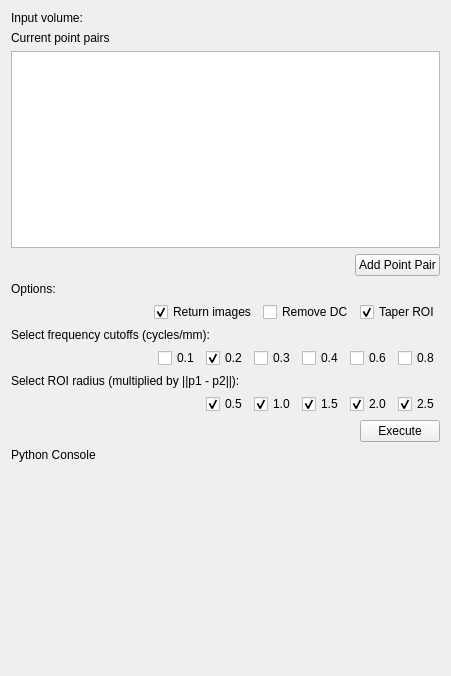
<?xml version="1.0" encoding="UTF-8"?>
<ui version="4.0">
 <class>AirwayEnergyFraction</class>
 <widget class="qMRMLWidget" name="AirwayEnergyFraction">
  <property name="geometry">
   <rect>
    <x>0</x>
    <y>0</y>
    <width>451</width>
    <height>676</height>
   </rect>
  </property>
  <layout class="QVBoxLayout" name="verticalLayout">
   <item>
    <layout class="QHBoxLayout" name="horizontalLayout">
     <item>
      <widget class="QLabel" name="label">
       <property name="text">
        <string>Input volume:</string>
       </property>
      </widget>
     </item>
     <item>
      <widget class="qMRMLNodeComboBox" name="inputSelector">
       <property name="toolTip">
        <string>Pick the input to the algorithm.</string>
       </property>
       <property name="nodeTypes">
        <stringlist notr="true">
         <string>vtkMRMLScalarVolumeNode</string>
        </stringlist>
       </property>
       <property name="showChildNodeTypes">
        <bool>false</bool>
       </property>
       <property name="addEnabled">
        <bool>false</bool>
       </property>
       <property name="removeEnabled">
        <bool>false</bool>
       </property>
       <property name="SlicerParameterName" stdset="0">
        <string>inputVolume</string>
       </property>
      </widget>
     </item>
    </layout>
   </item>
   <item>
    <widget class="QLabel" name="label_4">
     <property name="text">
      <string>Current point pairs</string>
     </property>
    </widget>
   </item>
   <item>
    <widget class="QTableWidget" name="pointsTable"/>
   </item>
   <item>
    <layout class="QVBoxLayout" name="verticalLayout_2">
     <item>
      <layout class="QHBoxLayout" name="horizontalLayout_3">
       <item>
        <spacer name="horizontalSpacer">
         <property name="orientation">
          <enum>Qt::Horizontal</enum>
         </property>
         <property name="sizeHint" stdset="0">
          <size>
           <width>40</width>
           <height>20</height>
          </size>
         </property>
        </spacer>
       </item>
       <item>
        <widget class="QPushButton" name="pointPairButton">
         <property name="text">
          <string>Add Point Pair</string>
         </property>
        </widget>
       </item>
      </layout>
     </item>
     <item>
      <widget class="QLabel" name="label_5">
       <property name="text">
        <string>Options:</string>
       </property>
      </widget>
     </item>
     <item>
      <layout class="QHBoxLayout" name="horizontalLayout_2">
       <item>
        <spacer name="horizontalSpacer_2">
         <property name="orientation">
          <enum>Qt::Horizontal</enum>
         </property>
         <property name="sizeHint" stdset="0">
          <size>
           <width>40</width>
           <height>20</height>
          </size>
         </property>
        </spacer>
       </item>
       <item>
        <widget class="QCheckBox" name="returnImagesCheckbox">
         <property name="text">
          <string>Return images</string>
         </property>
         <property name="checked">
          <bool>true</bool>
         </property>
        </widget>
       </item>
       <item>
        <widget class="QCheckBox" name="removeDcCheckbox">
         <property name="text">
          <string>Remove DC</string>
         </property>
         <property name="checked">
          <bool>false</bool>
         </property>
        </widget>
       </item>
       <item>
        <widget class="QCheckBox" name="taperRoiCheckbox">
         <property name="text">
          <string>Taper ROI</string>
         </property>
         <property name="checked">
          <bool>true</bool>
         </property>
        </widget>
       </item>
      </layout>
     </item>
     <item>
      <widget class="QLabel" name="label_3">
       <property name="text">
        <string>Select frequency cutoffs (cycles/mm):</string>
       </property>
      </widget>
     </item>
     <item>
      <layout class="QHBoxLayout" name="horizontalLayout_7">
       <item>
        <spacer name="horizontalSpacer_3">
         <property name="orientation">
          <enum>Qt::Horizontal</enum>
         </property>
         <property name="sizeHint" stdset="0">
          <size>
           <width>40</width>
           <height>20</height>
          </size>
         </property>
        </spacer>
       </item>
       <item>
        <widget class="QCheckBox" name="cutoff1Checkbox">
         <property name="text">
          <string>0.1</string>
         </property>
         <property name="checked">
          <bool>false</bool>
         </property>
        </widget>
       </item>
       <item>
        <widget class="QCheckBox" name="cutoff2Checkbox">
         <property name="text">
          <string>0.2</string>
         </property>
         <property name="checked">
          <bool>true</bool>
         </property>
        </widget>
       </item>
       <item>
        <widget class="QCheckBox" name="cutoff3Checkbox">
         <property name="text">
          <string>0.3</string>
         </property>
         <property name="checked">
          <bool>false</bool>
         </property>
        </widget>
       </item>
       <item>
        <widget class="QCheckBox" name="cutoff4Checkbox">
         <property name="text">
          <string>0.4</string>
         </property>
         <property name="checked">
          <bool>false</bool>
         </property>
        </widget>
       </item>
       <item>
        <widget class="QCheckBox" name="cutoff6Checkbox">
         <property name="text">
          <string>0.6</string>
         </property>
         <property name="checked">
          <bool>false</bool>
         </property>
        </widget>
       </item>
       <item>
        <widget class="QCheckBox" name="cutoff8Checkbox">
         <property name="text">
          <string>0.8</string>
         </property>
         <property name="checked">
          <bool>false</bool>
         </property>
        </widget>
       </item>
      </layout>
     </item>
     <item>
      <widget class="QLabel" name="label_6">
       <property name="text">
        <string>Select ROI radius (multiplied by ||p1 - p2||):</string>
       </property>
      </widget>
     </item>
     <item>
      <layout class="QHBoxLayout" name="horizontalLayout_8">
       <item>
        <spacer name="horizontalSpacer_4">
         <property name="orientation">
          <enum>Qt::Horizontal</enum>
         </property>
         <property name="sizeHint" stdset="0">
          <size>
           <width>40</width>
           <height>20</height>
          </size>
         </property>
        </spacer>
       </item>
       <item>
        <widget class="QCheckBox" name="radius05Checkbox">
         <property name="text">
          <string>0.5</string>
         </property>
         <property name="checked">
          <bool>true</bool>
         </property>
        </widget>
       </item>
       <item>
        <widget class="QCheckBox" name="radius1Checkbox">
         <property name="text">
          <string>1.0</string>
         </property>
         <property name="checked">
          <bool>true</bool>
         </property>
        </widget>
       </item>
       <item>
        <widget class="QCheckBox" name="radius15Checkbox">
         <property name="text">
          <string>1.5</string>
         </property>
         <property name="checked">
          <bool>true</bool>
         </property>
        </widget>
       </item>
       <item>
        <widget class="QCheckBox" name="radius2Checkbox">
         <property name="text">
          <string>2.0</string>
         </property>
         <property name="checked">
          <bool>true</bool>
         </property>
        </widget>
       </item>
       <item>
        <widget class="QCheckBox" name="radius25Checkbox">
         <property name="text">
          <string>2.5</string>
         </property>
         <property name="checked">
          <bool>true</bool>
         </property>
        </widget>
       </item>
      </layout>
     </item>
     <item>
      <layout class="QHBoxLayout" name="horizontalLayout_9">
       <item>
        <spacer name="horizontalSpacer_5">
         <property name="orientation">
          <enum>Qt::Horizontal</enum>
         </property>
         <property name="sizeHint" stdset="0">
          <size>
           <width>40</width>
           <height>20</height>
          </size>
         </property>
        </spacer>
       </item>
       <item>
        <widget class="QPushButton" name="executeButton">
         <property name="text">
          <string>Execute</string>
         </property>
        </widget>
       </item>
      </layout>
     </item>
    </layout>
   </item>
   <item>
    <widget class="QLabel" name="label_7">
     <property name="text">
      <string>Python Console</string>
     </property>
    </widget>
   </item>
   <item>
    <widget class="ctkPythonConsole" name="PythonConsole"/>
   </item>
   <item>
    <spacer name="verticalSpacer">
     <property name="orientation">
      <enum>Qt::Vertical</enum>
     </property>
     <property name="sizeHint" stdset="0">
      <size>
       <width>20</width>
       <height>20</height>
      </size>
     </property>
    </spacer>
   </item>
  </layout>
 </widget>
 <customwidgets>
  <customwidget>
   <class>ctkPythonConsole</class>
   <extends>QWidget</extends>
   <header>ctkPythonConsole.h</header>
  </customwidget>
  <customwidget>
   <class>qMRMLNodeComboBox</class>
   <extends>QWidget</extends>
   <header>qMRMLNodeComboBox.h</header>
  </customwidget>
  <customwidget>
   <class>qMRMLWidget</class>
   <extends>QWidget</extends>
   <header>qMRMLWidget.h</header>
   <container>1</container>
  </customwidget>
 </customwidgets>
 <resources/>
 <connections>
  <connection>
   <sender>AirwayEnergyFraction</sender>
   <signal>mrmlSceneChanged(vtkMRMLScene*)</signal>
   <receiver>inputSelector</receiver>
   <slot>setMRMLScene(vtkMRMLScene*)</slot>
   <hints>
    <hint type="sourcelabel">
     <x>122</x>
     <y>132</y>
    </hint>
    <hint type="destinationlabel">
     <x>248</x>
     <y>61</y>
    </hint>
   </hints>
  </connection>
 </connections>
</ui>
